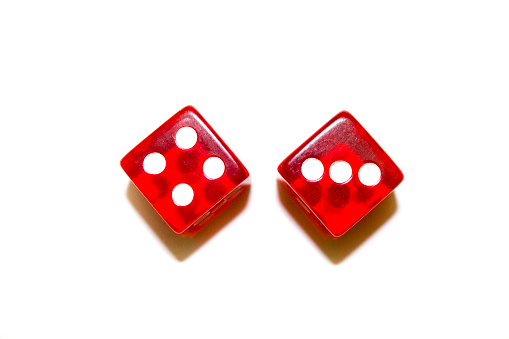
#> input picture Assignment-27/2- Dice value detection/input/1.jpg, 509 x 339 px
$ jupyter execute dice-1.ipynb
#> lines starting #> are read from the running program, lines starting #| are printed output that depends on the picture; after the words box and inside, x2 and y2 are one past the last pixel; in counts of white or black regions, pixels touching at a corner belong together
[cell 1]
import cv2
import matplotlib.pyplot as plt
import numpy as np

[cell 2]
original_img = cv2.imread('input/1.jpg')
#> original_img is the input picture: shape (339, 509, 3); mean B, G, R 225.7, 226.9, 247.3
gray_img = cv2.cvtColor(original_img, cv2.COLOR_BGR2GRAY)
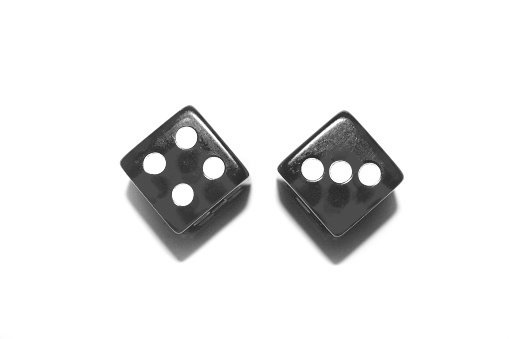
#> gray_img: shape (339, 509); min 34, max 255, mean 232.8
plt.imshow(gray_img, cmap='gray')

[cell 3]
thresh = cv2.adaptiveThreshold(gray_img, 255, cv2.ADAPTIVE_THRESH_MEAN_C, cv2.THRESH_BINARY_INV, 99, 10)
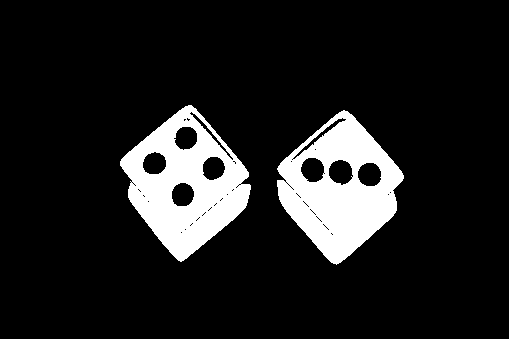
#> thresh: shape (339, 509); 12.3% white; 2 white regions
# thresh = 255 - thresh

plt.imshow(thresh, cmap='gray')

[cell 4]
contours, _ = cv2.findContours(thresh, cv2.RETR_EXTERNAL, cv2.CHAIN_APPROX_NONE)
#> contours = 2 contours; box (x1, y1, x2, y2) and area: (120, 105, 251, 262) 12238, (277, 110, 404, 265) 11952
print(len(contours))
#| 2

detected_dice = original_img.copy()
for c in contours:
    cv2.drawContours(detected_dice, c, -1, (0, 255, 0), 4)
#> this loop made 2 passes
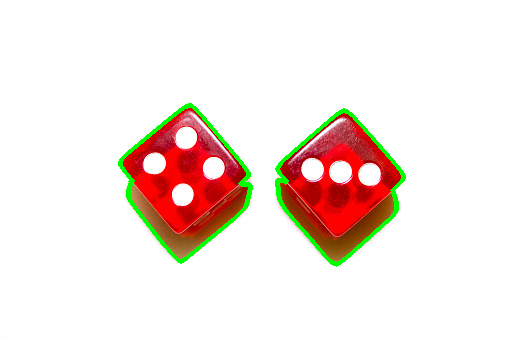
#> detected_dice: shape (339, 509, 3); 2% of pixels changed, all inside (x1, y1, x2, y2) = (118, 103, 406, 267)

plt.imshow(detected_dice)

[cell 5]
dices = []
for c in contours:
    x, y, w, h = cv2.boundingRect(c)
    new_dice = gray_img[y:y+h, x:x+w]
    dices.append(new_dice)
    plt.imshow(new_dice, cmap='gray')
    plt.show()
#> this loop made 2 passes
#> (x, y, w, h) on passes 1 to 2: (277, 110, 127, 155), (120, 105, 131, 157)
#> pass 1, `new_dice = gray_img[y:y+h, x:x+w]`:
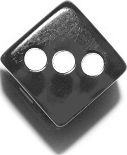
#> new_dice: shape (155, 127); min 34, max 255, mean 156.3
#> pass 2, `new_dice = gray_img[y:y+h, x:x+w]`:
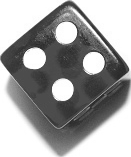
#> new_dice: shape (157, 131); min 38, max 255, mean 163.7
#> after the loop, dices = 2 items

[cell 6]
circles_in_dice_1 = cv2.HoughCircles(dices[0], cv2.HOUGH_GRADIENT, 1, 20, param1=40, param2=30, minRadius=10, maxRadius=20)
#> circles_in_dice_1 = [[92.5, 64.5, 11.6], [62.5, 61.5, 11.6], [35.5, 58.5, 11.6]]
circles_in_dice_1 = np.uint8(np.round(circles_in_dice_1[0, :]))
#> circles_in_dice_1 = [[92, 64, 12], [62, 62, 12], [36, 58, 12]]
dices[0] = cv2.medianBlur(dices[0], 5)
c1 = 0
for c in circles_in_dice_1:
    x, y, radius = c[0], c[1], c[2]
    cv2.circle(dices[0], (x, y), radius, (0, 255, 0), 4)
    c1 += 1
#> this loop made 3 passes
#> (c, x, y) on passes 1 to 3: ([92, 64, 12], 92, 64), ([62, 62, 12], 62, 62), ([36, 58, 12], 36, 58)
#> after the loop, c1 = 3

dices[1] = cv2.medianBlur(dices[1], 5)
c2 = 0
circles_in_dice_2 = cv2.HoughCircles(dices[1], cv2.HOUGH_GRADIENT, 1, 10, param1=40, param2=30, minRadius=10, maxRadius=20)
#> circles_in_dice_2 = [[61.5, 89.5, 11.6], [34.5, 57.5, 10.6], [92.5, 62.5, 10.9], [65.5, 32.5, 10.5]]
circles_in_dice_2 = np.uint8(np.round(circles_in_dice_2[0, :]))
#> circles_in_dice_2 = [[62, 90, 12], [34, 58, 11], [92, 62, 11], [66, 32, 10]]
for c in circles_in_dice_2:
    x, y, radius = c[0], c[1], c[2]
    cv2.circle(dices[1], (x, y), radius, (0, 255, 0), 4)
    c2 += 1
#> this loop made 4 passes
#> after the loop, c2 = 4

plt.imshow(dices[0], cmap='gray')
plt.show()
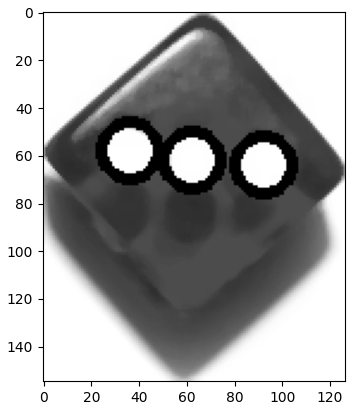
#> figure drawn by matplotlib, 1 panel

plt.imshow(dices[1], cmap='gray')
plt.show()
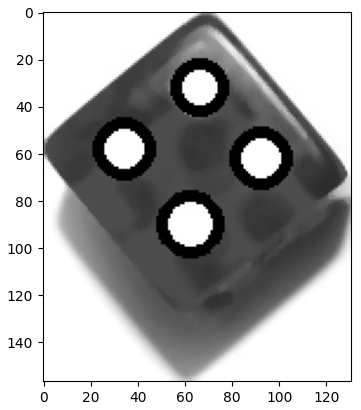
#> figure drawn by matplotlib, 1 panel

[cell 7]
for i in range(len(contours)):
    x, y, w, h = cv2.boundingRect(contours[i])
    cv2.rectangle(original_img, (x, y), (x+w, y+h), (0, 255, 0), 2)
    if i == 0:
        cv2.putText(original_img, f"Dice value: {c1}", (x, y-10), cv2.FONT_HERSHEY_SIMPLEX, 0.7, (0, 255, 0), 2)
    else:
        cv2.putText(original_img, f"Dice value: {c2}", (x, y-10), cv2.FONT_HERSHEY_SIMPLEX, 0.7, (0, 255, 0), 2)
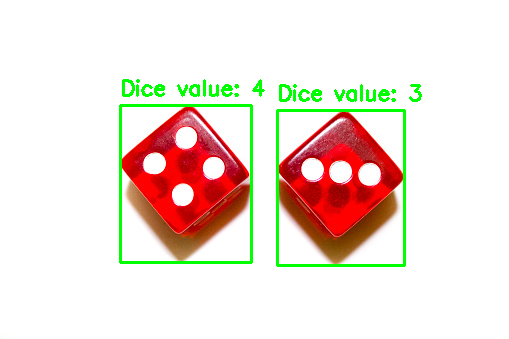
#> original_img: shape (339, 509, 3); 3.01% of pixels changed, all inside (x1, y1, x2, y2) = (119, 79, 422, 267)

plt.imshow(original_img)

$ run again, with Assignment-27/2- Dice value detection/input/2.jpg copied over Assignment-27/2- Dice value detection/input/1.jpg
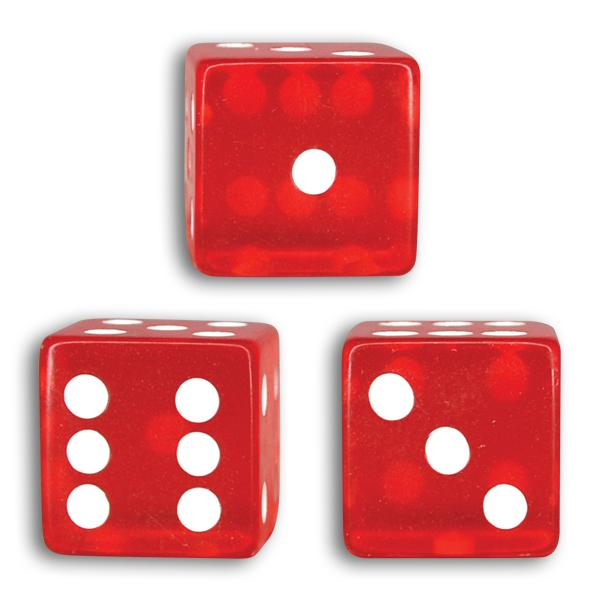
#> input picture Assignment-27/2- Dice value detection/input/2.jpg, 600 x 600 px
#> original_img is the input picture: shape (600, 600, 3); mean B, G, R 167.5, 166.7, 230.6
#> `thresh = cv2.adaptiveThreshold(gray_img, 255, cv2.ADAPTIVE_THRESH_MEAN..`:
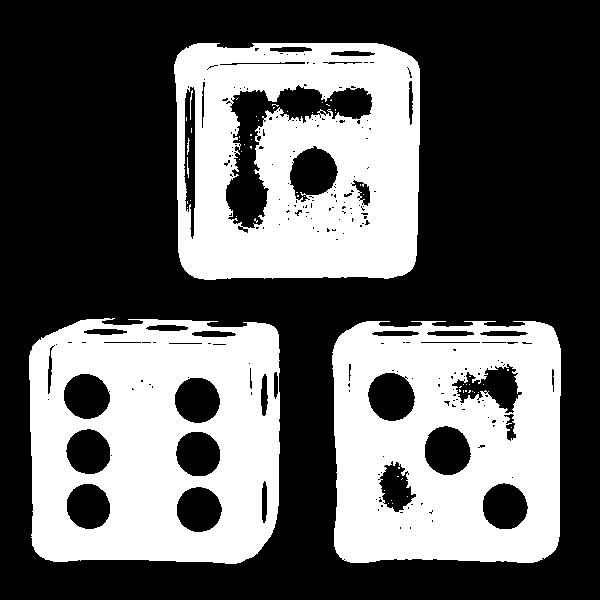
#> thresh: shape (600, 600); 38% white; 61 white regions (55 under 20 px)
#> contours = 3 contours; box (x1, y1, x2, y2) and area: (29, 318, 280, 564) 57616, (174, 43, 420, 280) 55530, (332, 321, 561, 563) 52452
#| 3
#> the loop `for c in contours:` made 3 passes
#> the loop `for c in contours:` made 3 passes
#> (x, y, w, h) on passes 1 to 3: (332, 321, 229, 242), (29, 318, 251, 246), (174, 43, 246, 237)
#> pass 3, `new_dice = gray_img[y:y+h, x:x+w]`:
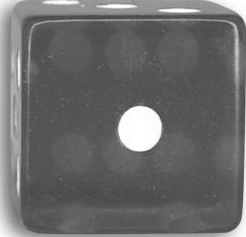
#> new_dice: shape (237, 246); min 63, max 255, mean 107.1
#> after the loop `for c in contours:`: dices = 3 items
#> circles_in_dice_1 = None
